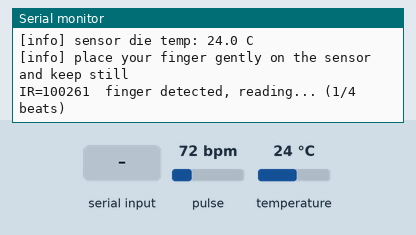
A sketch run on a simulated ESP32. Shown: the last lines printed to the serial monitor. The inputs (shaded band) are chosen by the test bench; at power-on: pulse 72 bpm, temperature 24 °C.

Above: at 1.7 s.
1.8 s: pulse set to 130 bpm
At 3.8 s:
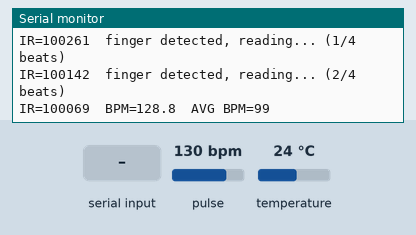
4.8 s: "p" received over Serial
At 5.3 s:
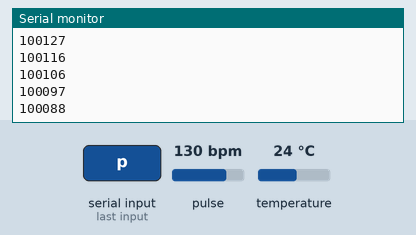
6.3 s: "t" received over Serial
At 6.8 s:
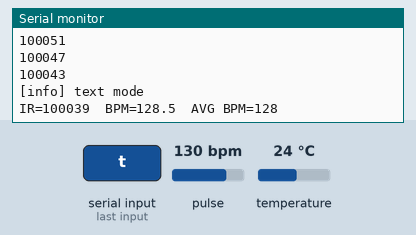
7.8 s: pulse set to 42 bpm
At 9.7 s:
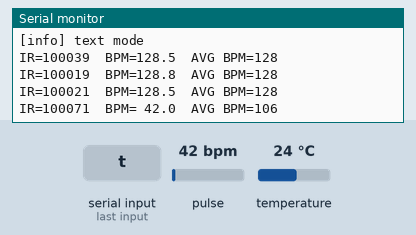
Timing chart, 0 to 11.2 s (numbered marks = the images above; inputs shaded):
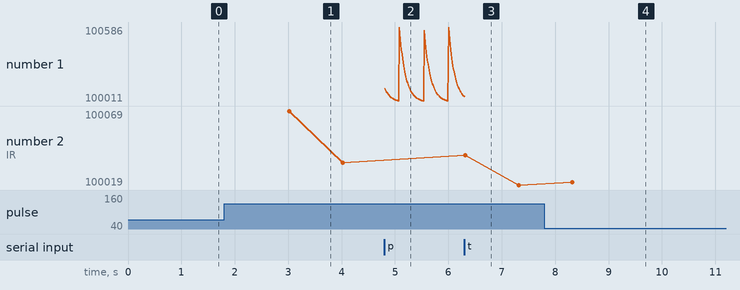

The sketch:

esp32_hr_test.ino
```cpp
/*
  esp32_hr_test.ino - standalone MAX30102 heart rate test for the ESP32

  Wiring (power the sensor from 3.3V, NOT 5V):
    MAX30102 VIN -> ESP32 3V3
    MAX30102 GND -> ESP32 GND
    MAX30102 SDA -> ESP32 GPIO21
    MAX30102 SCL -> ESP32 GPIO22
    (INT pin not needed)

  Library: Arduino IDE -> Library Manager -> install
    "SparkFun MAX3010x Pulse and Proximity Sensor Library"

  Serial Monitor at 115200 baud.
  Type  p + Enter  to switch to plotter mode (raw IR only, for Tools > Serial Plotter),
  type  t + Enter  to go back to text mode.
*/

#include <Wire.h>
#include "MAX30105.h"      // works for the MAX30102 too
#include "heartRate.h"     // checkForBeat()

// ---------------- Config (tune here) ----------------
const int  SDA_PIN        = 21;
const int  SCL_PIN        = 22;
const long FINGER_IR_MIN  = 50000;  // IR below this = no finger on the sensor
const int  BPM_MIN        = 30;     // plausibility filter (same as the Pi side)
const int  BPM_MAX        = 220;
const byte AVG_BEATS      = 4;      // average over this many beats
const unsigned long PRINT_MS = 1000;

// sensor settings
const byte LED_POWER   = 0x1F;  // 0=off .. 0xFF=50mA (0x1F ~6mA is enough for a finger)
const byte SAMPLE_AVG  = 4;     // 1,2,4,8,16,32
const byte LED_MODE    = 2;     // 1=red only, 2=red+IR, 3=red+IR+green
const int  SAMPLE_RATE = 400;   // 50..3200
const int  PULSE_WIDTH = 411;   // 69,118,215,411
const int  ADC_RANGE   = 4096;  // 2048,4096,8192,16384

MAX30105 sensor;

byte  beats[AVG_BEATS];
byte  beatIndex   = 0;
byte  beatCount   = 0;
long  lastBeatMs  = 0;
float bpm         = 0;
int   avgBpm      = 0;
bool  plotMode    = false;
unsigned long lastPrint = 0;

void scanI2C() {
  Serial.println("[info] scanning I2C bus...");
  int found = 0;
  for (byte addr = 1; addr < 127; addr++) {
    Wire.beginTransmission(addr);
    if (Wire.endTransmission() == 0) {
      Serial.printf("  found device at 0x%02X%s\n", addr,
                    addr == 0x57 ? "  <- MAX30102" : "");
      found++;
    }
  }
  if (!found) Serial.println("  nothing found - check SDA/SCL wiring and 3.3V power");
}

void resetAverage() {
  beatIndex = beatCount = 0;
  avgBpm = 0;
  bpm = 0;
  lastBeatMs = 0;
}

void setup() {
  Serial.begin(115200);
  delay(500);
  Serial.println("\n=== MAX30102 heart rate test (ESP32) ===");

  Wire.begin(SDA_PIN, SCL_PIN);
  scanI2C();

  // standard 100 kHz speed - clone boards are more reliable at this speed
  while (!sensor.begin(Wire, I2C_SPEED_STANDARD)) {
    Serial.println("[error] MAX30102 not found at 0x57 - retrying in 2 s...");
    delay(2000);
  }
  Serial.printf("[info] MAX30102 ready (part ID 0x%02X, rev %d)\n",
                sensor.readPartID(), sensor.getRevisionID());

  sensor.setup(LED_POWER, SAMPLE_AVG, LED_MODE, SAMPLE_RATE, PULSE_WIDTH, ADC_RANGE);
  sensor.setPulseAmplitudeGreen(0);   // green LED not used

  // die temperature = quick sanity check that registers read correctly
  sensor.enableDIETEMPRDY();
  Serial.printf("[info] sensor die temp: %.1f C\n", sensor.readTemperature());

  Serial.println("[info] place your finger gently on the sensor and keep still");
}

void handleSerial() {
  while (Serial.available()) {
    char c = Serial.read();
    if (c == 'p') { plotMode = true;  }
    if (c == 't') { plotMode = false; Serial.println("[info] text mode"); }
  }
}

void loop() {
  handleSerial();

  long ir = sensor.getIR();
  bool finger = ir >= FINGER_IR_MIN;

  if (!finger) {
    if (beatCount) resetAverage();   // finger lifted -> start over
  } else if (checkForBeat(ir)) {
    long now = millis();
    long delta = now - lastBeatMs;
    lastBeatMs = now;
    bpm = 60000.0 / delta;

    if (bpm >= BPM_MIN && bpm <= BPM_MAX) {       // ignore impossible values
      beats[beatIndex] = (byte)bpm;
      beatIndex = (beatIndex + 1) % AVG_BEATS;
      if (beatCount < AVG_BEATS) beatCount++;

      int sum = 0;
      for (byte i = 0; i < beatCount; i++) sum += beats[i];
      avgBpm = sum / beatCount;
    }
  }

  if (plotMode) {                    // one number per line for Serial Plotter
    Serial.println(ir);
    return;
  }

  if (millis() - lastPrint >= PRINT_MS) {
    lastPrint = millis();
    if (!finger) {
      Serial.printf("IR=%6ld  no finger\n", ir);
    } else if (beatCount < AVG_BEATS) {
      Serial.printf("IR=%6ld  finger detected, reading... (%d/%d beats)\n",
                    ir, beatCount, AVG_BEATS);
    } else {
      Serial.printf("IR=%6ld  BPM=%5.1f  AVG BPM=%d\n", ir, bpm, avgBpm);
    }
  }
}
```

Measured:
- after the input at 1.8 s, the serial monitor: prints a new line after 0.21 s (image 1)
- after the input at 4.8 s, the serial monitor: prints a new line at once (image 2)
